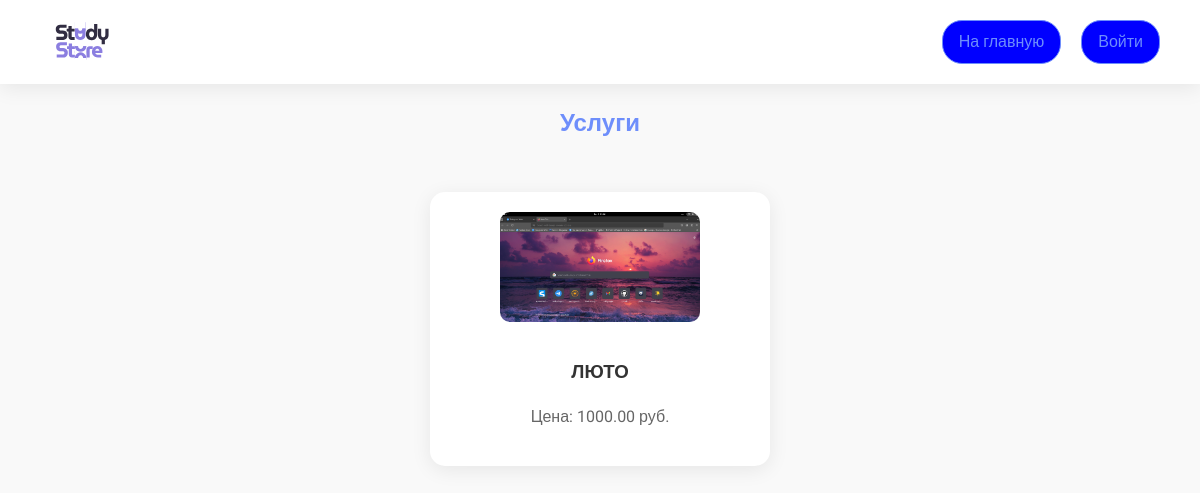
The app's page /, older data.
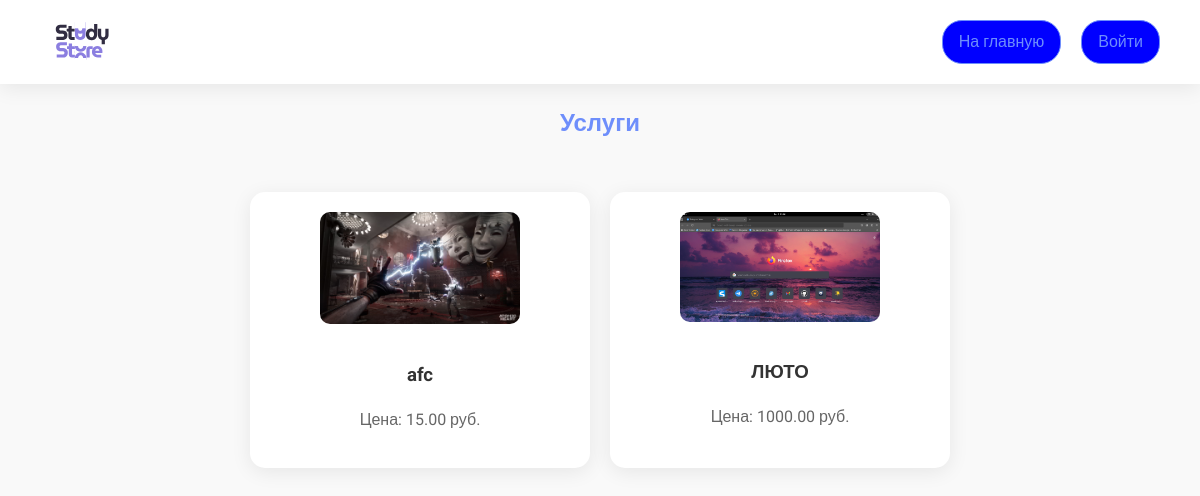
The same page, newer data.
### app/models.py (models this page shows)
class Service(models.Model):
    author = models.ForeignKey(User, on_delete=models.CASCADE)
    title = models.CharField(max_length=200)
    description = models.TextField()
    price = models.DecimalField(max_digits=10, decimal_places=2)
    image = models.ImageField(upload_to='services/')
    created_at = models.DateTimeField(auto_now_add=True)

### app/views.py (the view)
# urls.py: Function vie    path('', views.index, name='home'),
def index(request):
    services = Service.objects.all().order_by('-created_at')
    return render(request, 'index.html', {'services': services})

### app/templates/index.html (shortened to what this page needs)
{% load static %}
<!DOCTYPE html>
<html lang="ru">
<head>
    <link rel="stylesheet" href="{% static 'css/index.css' %}">
</head>
<body>
    <header class="profile-header">
        <img src="{% static 'images/logotype.svg' %}" alt="Study Size" class="logo">
        <div class="header-actions">
            <a href="/" class="home-link">На главную</a>
            {% if user.is_authenticated %}
                <a href="/profile/" class="home-link">Профиль</a>
                {% if user.profile.role == 'executor' %}
                    <a href="/create-service/" class="home-link">Создать услугу</a>
                {% endif %}
                <a href="/logout/" class="logout-btn">Выйти</a>
            {% else %}
                <a href="/login/" class="logout-btn">Войти</a>
            {% endif %}
        </div>
    </header>
    <main>
        <section class="services-section">
            <h1>Услуги</h1>
            <div class="services-container">
                {% for service in services %}
                    <div class="service">
                        <a href="/service/{{ service.id }}/">
                            <img src="{{ service.image.url }}" alt="{{ service.title }}" width="200">
                            <h3>{{ service.title }}</h3>
                            <p>Цена: {{ service.price }} руб.</p>
                        </a>
                    </div>
                {% endfor %}
            </div>
        </section>
    </main>
</body>
</html>

Row changes from the older to the newer data that the page shows:
added Service: image (picture), title "afc", price "15.00"
